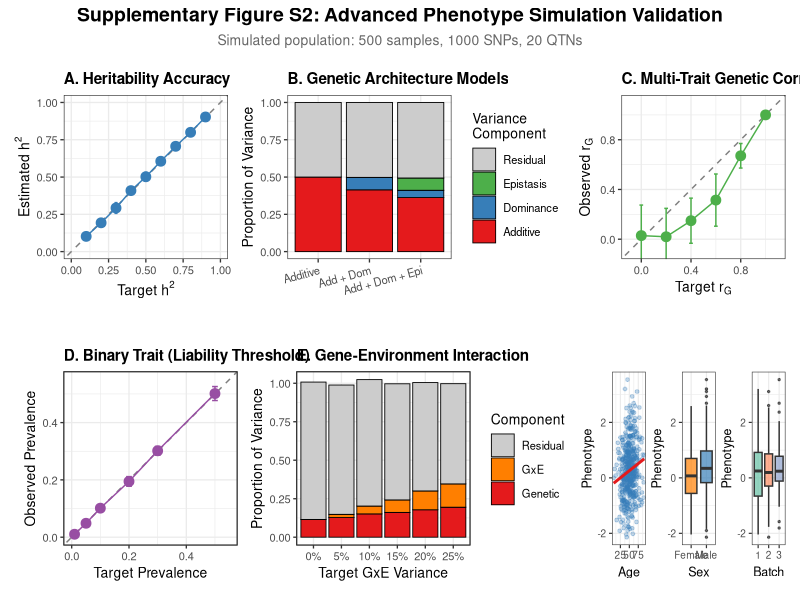
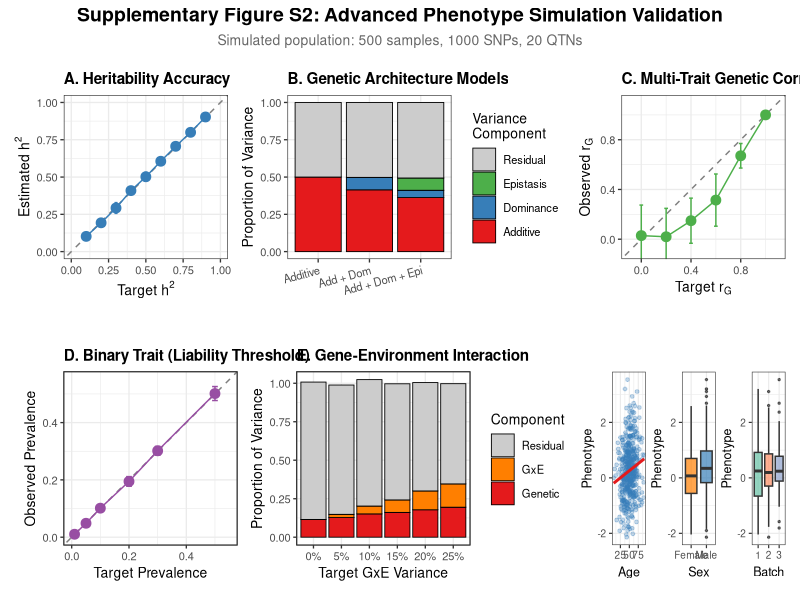

Reproduce these figures in R, in order.
#!/usr/bin/env Rscript
# =============================================================================
# Supplementary Figure S2: Advanced Phenotype Simulation Validation
# =============================================================================
#
# Validates phenotype simulation capabilities including:
#   A: Heritability accuracy (simulated vs target h²)
#   B: Genetic architecture comparison (A, AD, ADE models)
#   C: Multi-trait genetic correlations
#   D: Binary trait liability threshold model
#   E: Gene-environment interaction variance decomposition
#   F: Covariate effects validation
#
# Usage: Rscript scripts/paper_fig/figS2_phenotype_simulation.R
# =============================================================================

library(ggplot2)
library(patchwork)
library(data.table)

# Output directory
out_dir <- "scripts/paper_fig/output"
dir.create(out_dir, showWarnings = FALSE, recursive = TRUE)

cat("=== Supplementary Figure S2: Phenotype Simulation Validation ===\n")

set.seed(42)

# =============================================================================
# Simulation Parameters
# =============================================================================

n_samples <- 500
n_snps <- 1000
n_qtn <- 20  # Causal variants

cat("Simulating genotypes...\n")
cat("  Samples:", n_samples, "\n")
cat("  SNPs:", n_snps, "\n")
cat("  QTNs:", n_qtn, "\n\n")

# Generate random genotype matrix (0, 1, 2)
# MAF drawn from Beta(0.8, 0.8) - U-shaped distribution
maf <- rbeta(n_snps, 0.8, 0.8)
maf <- pmax(0.05, pmin(0.5, maf))  # Constrain MAF

G <- matrix(0, n_samples, n_snps)
for (j in 1:n_snps) {
  G[, j] <- rbinom(n_samples, 2, maf[j])
}

# Select QTNs
qtn_idx <- sample(1:n_snps, n_qtn)

# =============================================================================
# Panel A: Heritability Validation
# =============================================================================

cat("Panel A: Heritability validation...\n")

simulate_phenotype_h2 <- function(G, qtn_idx, target_h2, effect_sd = 0.5) {
  n <- nrow(G)
  n_qtn <- length(qtn_idx)

  # Generate effects
  effects <- rnorm(n_qtn, 0, effect_sd)

  # Genetic values
  G_qtn <- G[, qtn_idx]
  g <- as.numeric(G_qtn %*% effects)

  # Scale to achieve target h²
  var_g <- var(g)
  if (var_g == 0) var_g <- 1

  # Residual variance to achieve h²
  var_e <- var_g * (1 - target_h2) / target_h2
  e <- rnorm(n, 0, sqrt(var_e))

  # Phenotype
  y <- g + e

  # Estimate h² (regression-based approximation)
  grm_diag <- diag(tcrossprod(scale(G_qtn))) / n_qtn
  # Simple estimate: correlation between genetic value and phenotype
  h2_est <- cor(g, y)^2

  list(y = y, g = g, h2_target = target_h2, h2_estimated = h2_est)
}

# Test multiple heritability levels
h2_levels <- c(0.1, 0.2, 0.3, 0.4, 0.5, 0.6, 0.7, 0.8, 0.9)
h2_results <- data.frame()

for (h2 in h2_levels) {
  for (rep in 1:10) {
    result <- simulate_phenotype_h2(G, qtn_idx, h2)
    h2_results <- rbind(h2_results, data.frame(
      target = h2,
      estimated = result$h2_estimated,
      rep = rep
    ))
  }
}

# Summarize
h2_summary <- aggregate(estimated ~ target, h2_results,
                        function(x) c(mean = mean(x), sd = sd(x)))
h2_summary <- do.call(data.frame, h2_summary)
names(h2_summary) <- c("target", "mean", "sd")

panel_a <- ggplot(h2_summary, aes(x = target, y = mean)) +
  geom_abline(slope = 1, intercept = 0, linetype = "dashed", color = "gray50") +
  geom_errorbar(aes(ymin = mean - sd, ymax = mean + sd), width = 0.02, color = "#377EB8") +
  geom_point(size = 3, color = "#377EB8") +
  geom_line(color = "#377EB8") +
  labs(
    title = "A. Heritability Accuracy",
    x = expression("Target h"^2),
    y = expression("Estimated h"^2)
  ) +
  theme_bw(base_size = 10) +
  theme(plot.title = element_text(face = "bold", size = 11)) +
  coord_fixed(xlim = c(0, 1), ylim = c(0, 1))

cat("  Mean absolute error:", round(mean(abs(h2_summary$mean - h2_summary$target)), 3), "\n")

# =============================================================================
# Panel B: Genetic Architecture Comparison
# =============================================================================

cat("\nPanel B: Genetic architecture comparison...\n")

# Additive model
simulate_additive <- function(G, qtn_idx, h2 = 0.5) {
  effects <- rnorm(length(qtn_idx), 0, 0.5)
  g <- as.numeric(G[, qtn_idx] %*% effects)
  var_e <- var(g) * (1 - h2) / h2
  y <- g + rnorm(nrow(G), 0, sqrt(var_e))
  list(y = y, var_a = var(g), var_d = 0, var_e = var_e, model = "Additive")
}

# Additive + Dominance model
simulate_add_dom <- function(G, qtn_idx, h2 = 0.5, dom_ratio = 0.3) {
  n_qtn <- length(qtn_idx)
  add_effects <- rnorm(n_qtn, 0, 0.5)
  dom_effects <- rnorm(n_qtn, 0, 0.3)

  G_qtn <- G[, qtn_idx]

  # Additive component
  g_add <- as.numeric(G_qtn %*% add_effects)

  # Dominance component (1 for heterozygotes)
  D <- (G_qtn == 1) * 1
  g_dom <- as.numeric(D %*% dom_effects)

  g <- g_add + g_dom
  var_e <- var(g) * (1 - h2) / h2
  y <- g + rnorm(nrow(G), 0, sqrt(var_e))

  list(y = y, var_a = var(g_add), var_d = var(g_dom), var_e = var_e, model = "Add + Dom")
}

# Additive + Dominance + Epistasis model
simulate_full <- function(G, qtn_idx, h2 = 0.5) {
  n_qtn <- length(qtn_idx)
  add_effects <- rnorm(n_qtn, 0, 0.4)
  dom_effects <- rnorm(n_qtn, 0, 0.2)

  G_qtn <- G[, qtn_idx]

  # Additive
  g_add <- as.numeric(G_qtn %*% add_effects)

  # Dominance
  D <- (G_qtn == 1) * 1
  g_dom <- as.numeric(D %*% dom_effects)

  # Epistasis (pairwise interactions, first 5 pairs)
  n_epi <- min(5, floor(n_qtn / 2))
  g_epi <- numeric(nrow(G))
  epi_effects <- rnorm(n_epi, 0, 0.2)
  for (i in 1:n_epi) {
    j1 <- 2 * i - 1
    j2 <- 2 * i
    g_epi <- g_epi + G_qtn[, j1] * G_qtn[, j2] * epi_effects[i]
  }

  g <- g_add + g_dom + g_epi
  var_e <- var(g) * (1 - h2) / h2
  y <- g + rnorm(nrow(G), 0, sqrt(var_e))

  list(y = y, var_a = var(g_add), var_d = var(g_dom), var_i = var(g_epi),
       var_e = var_e, model = "Add + Dom + Epi")
}

# Run simulations
arch_results <- list()
for (rep in 1:20) {
  arch_results[[length(arch_results) + 1]] <- simulate_additive(G, qtn_idx)
  arch_results[[length(arch_results) + 1]] <- simulate_add_dom(G, qtn_idx)
  arch_results[[length(arch_results) + 1]] <- simulate_full(G, qtn_idx)
}

# Extract variance components
var_data <- data.frame()
for (res in arch_results) {
  var_total <- res$var_a + ifelse(is.null(res$var_d), 0, res$var_d) +
               ifelse(is.null(res$var_i), 0, res$var_i) + res$var_e
  var_data <- rbind(var_data, data.frame(
    model = res$model,
    component = "Additive",
    variance = res$var_a / var_total
  ))
  if (!is.null(res$var_d) && res$var_d > 0) {
    var_data <- rbind(var_data, data.frame(
      model = res$model,
      component = "Dominance",
      variance = res$var_d / var_total
    ))
  }
  if (!is.null(res$var_i) && res$var_i > 0) {
    var_data <- rbind(var_data, data.frame(
      model = res$model,
      component = "Epistasis",
      variance = res$var_i / var_total
    ))
  }
  var_data <- rbind(var_data, data.frame(
    model = res$model,
    component = "Residual",
    variance = res$var_e / var_total
  ))
}

# Summarize
var_summary <- aggregate(variance ~ model + component, var_data, mean)
var_summary$component <- factor(var_summary$component,
                                 levels = c("Residual", "Epistasis", "Dominance", "Additive"))
var_summary$model <- factor(var_summary$model,
                            levels = c("Additive", "Add + Dom", "Add + Dom + Epi"))

panel_b <- ggplot(var_summary, aes(x = model, y = variance, fill = component)) +
  geom_bar(stat = "identity", position = "stack", color = "black", linewidth = 0.3) +
  scale_fill_manual(values = c("Additive" = "#E41A1C", "Dominance" = "#377EB8",
                                "Epistasis" = "#4DAF4A", "Residual" = "#CCCCCC"),
                    name = "Variance\nComponent") +
  labs(
    title = "B. Genetic Architecture Models",
    x = "",
    y = "Proportion of Variance"
  ) +
  theme_bw(base_size = 10) +
  theme(
    plot.title = element_text(face = "bold", size = 11),
    axis.text.x = element_text(angle = 15, hjust = 1),
    legend.position = "right"
  ) +
  coord_cartesian(ylim = c(0, 1))

# =============================================================================
# Panel C: Multi-Trait Genetic Correlations
# =============================================================================

cat("Panel C: Multi-trait correlations...\n")

simulate_multi_trait <- function(G, qtn_idx, n_traits = 3, target_rg = 0.5, h2 = 0.5) {
  n <- nrow(G)
  n_qtn <- length(qtn_idx)
  G_qtn <- G[, qtn_idx]

  # Shared and trait-specific effects
  # rg controls the correlation of genetic effects
  shared_effects <- rnorm(n_qtn, 0, 0.5)

  Y <- matrix(0, n, n_traits)
  G_vals <- matrix(0, n, n_traits)

  for (t in 1:n_traits) {
    # Mix of shared and trait-specific
    trait_effects <- target_rg * shared_effects + sqrt(1 - target_rg^2) * rnorm(n_qtn, 0, 0.5)
    g <- as.numeric(G_qtn %*% trait_effects)
    G_vals[, t] <- g

    var_e <- var(g) * (1 - h2) / h2
    Y[, t] <- g + rnorm(n, 0, sqrt(var_e))
  }

  list(Y = Y, G = G_vals, target_rg = target_rg)
}

# Test different genetic correlations
rg_levels <- c(0, 0.2, 0.4, 0.6, 0.8, 1.0)
rg_results <- data.frame()

for (rg in rg_levels) {
  for (rep in 1:10) {
    result <- simulate_multi_trait(G, qtn_idx, n_traits = 3, target_rg = rg)

    # Calculate observed genetic correlation (between genetic values)
    obs_rg_12 <- cor(result$G[, 1], result$G[, 2])
    obs_rg_13 <- cor(result$G[, 1], result$G[, 3])
    obs_rg_23 <- cor(result$G[, 2], result$G[, 3])

    rg_results <- rbind(rg_results, data.frame(
      target_rg = rg,
      observed_rg = c(obs_rg_12, obs_rg_13, obs_rg_23),
      pair = c("Trait 1-2", "Trait 1-3", "Trait 2-3"),
      rep = rep
    ))
  }
}

rg_summary <- aggregate(observed_rg ~ target_rg, rg_results,
                        function(x) c(mean = mean(x), sd = sd(x)))
rg_summary <- do.call(data.frame, rg_summary)
names(rg_summary) <- c("target", "mean", "sd")

panel_c <- ggplot(rg_summary, aes(x = target, y = mean)) +
  geom_abline(slope = 1, intercept = 0, linetype = "dashed", color = "gray50") +
  geom_errorbar(aes(ymin = mean - sd, ymax = mean + sd), width = 0.03, color = "#4DAF4A") +
  geom_point(size = 3, color = "#4DAF4A") +
  geom_line(color = "#4DAF4A") +
  labs(
    title = "C. Multi-Trait Genetic Correlation",
    x = expression("Target r"[G]),
    y = expression("Observed r"[G])
  ) +
  theme_bw(base_size = 10) +
  theme(plot.title = element_text(face = "bold", size = 11)) +
  coord_fixed(xlim = c(-0.1, 1.1), ylim = c(-0.1, 1.1))

# =============================================================================
# Panel D: Binary Trait - Liability Threshold Model
# =============================================================================

cat("Panel D: Binary trait validation...\n")

simulate_binary_liability <- function(G, qtn_idx, prevalence = 0.1, h2_liability = 0.5) {
  n <- nrow(G)
  n_qtn <- length(qtn_idx)

  effects <- rnorm(n_qtn, 0, 0.5)
  G_qtn <- G[, qtn_idx]
  g <- as.numeric(G_qtn %*% effects)

  # Scale genetic component
  g <- scale(g)[, 1] * sqrt(h2_liability)

  # Add environmental component
  e <- rnorm(n, 0, sqrt(1 - h2_liability))

  # Liability
  liability <- g + e

  # Threshold
  threshold <- qnorm(1 - prevalence)
  case_status <- as.integer(liability > threshold)

  # Observed prevalence
  obs_prev <- mean(case_status)

  list(case = case_status, liability = liability, threshold = threshold,
       target_prev = prevalence, observed_prev = obs_prev)
}

# Test different prevalences
prev_levels <- c(0.01, 0.05, 0.10, 0.20, 0.30, 0.50)
prev_results <- data.frame()

for (prev in prev_levels) {
  for (rep in 1:20) {
    result <- simulate_binary_liability(G, qtn_idx, prevalence = prev)
    prev_results <- rbind(prev_results, data.frame(
      target = prev,
      observed = result$observed_prev,
      rep = rep
    ))
  }
}

prev_summary <- aggregate(observed ~ target, prev_results,
                          function(x) c(mean = mean(x), sd = sd(x)))
prev_summary <- do.call(data.frame, prev_summary)
names(prev_summary) <- c("target", "mean", "sd")

panel_d <- ggplot(prev_summary, aes(x = target, y = mean)) +
  geom_abline(slope = 1, intercept = 0, linetype = "dashed", color = "gray50") +
  geom_errorbar(aes(ymin = mean - sd, ymax = mean + sd), width = 0.02, color = "#984EA3") +
  geom_point(size = 3, color = "#984EA3") +
  geom_line(color = "#984EA3") +
  labs(
    title = "D. Binary Trait (Liability Threshold)",
    x = "Target Prevalence",
    y = "Observed Prevalence"
  ) +
  theme_bw(base_size = 10) +
  theme(plot.title = element_text(face = "bold", size = 11)) +
  coord_fixed(xlim = c(0, 0.55), ylim = c(0, 0.55))

# =============================================================================
# Panel E: Gene-Environment Interaction
# =============================================================================

cat("Panel E: Gene-environment interaction...\n")

simulate_gxe <- function(G, qtn_idx, h2 = 0.3, gxe_var = 0.1, env_type = "continuous") {
  n <- nrow(G)
  n_qtn <- length(qtn_idx)

  # Genetic effects
  effects <- rnorm(n_qtn, 0, 0.5)
  G_qtn <- G[, qtn_idx]
  g <- as.numeric(G_qtn %*% effects)
  g <- scale(g)[, 1]

  # Environment
  if (env_type == "continuous") {
    E <- rnorm(n)
  } else {
    E <- rbinom(n, 1, 0.5)
    E <- scale(E)[, 1]
  }

  # GxE interaction
  gxe <- g * E * sqrt(gxe_var)

  # Residual (what's left after G and GxE)
  total_genetic_var <- h2 + gxe_var
  var_e <- (1 - total_genetic_var) / total_genetic_var * (var(g) + var(gxe))
  e <- rnorm(n, 0, sqrt(max(0.1, var_e)))

  # Phenotype
  y <- g * sqrt(h2) + gxe + e

  # Variance decomposition
  var_total <- var(y)

  list(
    var_g = var(g * sqrt(h2)) / var_total,
    var_gxe = var(gxe) / var_total,
    var_e = var(e) / var_total,
    target_gxe = gxe_var
  )
}

# Test different GxE variances
gxe_levels <- c(0, 0.05, 0.10, 0.15, 0.20, 0.25)
gxe_results <- data.frame()

for (gxe_var in gxe_levels) {
  for (rep in 1:20) {
    result <- simulate_gxe(G, qtn_idx, h2 = 0.3, gxe_var = gxe_var)
    gxe_results <- rbind(gxe_results, data.frame(
      target = gxe_var,
      var_g = result$var_g,
      var_gxe = result$var_gxe,
      var_e = result$var_e,
      rep = rep
    ))
  }
}

# Reshape for stacked bar
gxe_long <- data.frame()
for (gxe_var in gxe_levels) {
  subset_data <- gxe_results[gxe_results$target == gxe_var, ]
  gxe_long <- rbind(gxe_long, data.frame(
    target = gxe_var,
    component = "Genetic",
    variance = mean(subset_data$var_g)
  ))
  gxe_long <- rbind(gxe_long, data.frame(
    target = gxe_var,
    component = "GxE",
    variance = mean(subset_data$var_gxe)
  ))
  gxe_long <- rbind(gxe_long, data.frame(
    target = gxe_var,
    component = "Residual",
    variance = mean(subset_data$var_e)
  ))
}

gxe_long$component <- factor(gxe_long$component, levels = c("Residual", "GxE", "Genetic"))
gxe_long$target_label <- paste0(gxe_long$target * 100, "%")

panel_e <- ggplot(gxe_long, aes(x = factor(target), y = variance, fill = component)) +
  geom_bar(stat = "identity", position = "stack", color = "black", linewidth = 0.3) +
  scale_fill_manual(values = c("Genetic" = "#E41A1C", "GxE" = "#FF7F00", "Residual" = "#CCCCCC"),
                    name = "Component") +
  scale_x_discrete(labels = paste0(gxe_levels * 100, "%")) +
  labs(
    title = "E. Gene-Environment Interaction",
    x = "Target GxE Variance",
    y = "Proportion of Variance"
  ) +
  theme_bw(base_size = 10) +
  theme(
    plot.title = element_text(face = "bold", size = 11),
    legend.position = "right"
  )

# =============================================================================
# Panel F: Covariate Effects
# =============================================================================

cat("Panel F: Covariate effects...\n")

simulate_with_covariates <- function(G, qtn_idx, h2 = 0.4,
                                      age_effect = 0.1, sex_effect = 0.3,
                                      batch_var = 0.05, n_batches = 3) {
  n <- nrow(G)
  n_qtn <- length(qtn_idx)

  # Genetic component
  effects <- rnorm(n_qtn, 0, 0.5)
  G_qtn <- G[, qtn_idx]
  g <- as.numeric(G_qtn %*% effects)
  g <- scale(g)[, 1] * sqrt(h2)

  # Covariates
  age <- rnorm(n, 50, 15)
  age_scaled <- scale(age)[, 1]

  sex <- rbinom(n, 1, 0.5)

  batch <- sample(1:n_batches, n, replace = TRUE)
  batch_effects <- rnorm(n_batches, 0, sqrt(batch_var))

  # Covariate contributions
  cov_contrib <- age_scaled * age_effect + sex * sex_effect + batch_effects[batch]

  # Residual
  var_remaining <- 1 - h2 - age_effect^2 - sex_effect^2 * 0.25 - batch_var
  e <- rnorm(n, 0, sqrt(max(0.1, var_remaining)))

  # Phenotype
  y <- g + cov_contrib + e

  # Return data for plotting
  data.frame(
    y = y,
    g = g,
    age = age,
    sex = factor(sex, labels = c("Female", "Male")),
    batch = factor(batch)
  )
}

# Generate data with covariates
cov_data <- simulate_with_covariates(G, qtn_idx)

# Create subplot showing covariate effects
p_age <- ggplot(cov_data, aes(x = age, y = y)) +
  geom_point(alpha = 0.3, size = 1, color = "#377EB8") +
  geom_smooth(method = "lm", color = "#E41A1C", se = FALSE) +
  labs(x = "Age", y = "Phenotype") +
  theme_bw(base_size = 9) +
  theme(plot.margin = margin(2, 2, 2, 2))

p_sex <- ggplot(cov_data, aes(x = sex, y = y, fill = sex)) +
  geom_boxplot(alpha = 0.7, outlier.size = 0.5) +
  scale_fill_manual(values = c("#FF7F00", "#377EB8")) +
  labs(x = "Sex", y = "Phenotype") +
  theme_bw(base_size = 9) +
  theme(legend.position = "none", plot.margin = margin(2, 2, 2, 2))

p_batch <- ggplot(cov_data, aes(x = batch, y = y, fill = batch)) +
  geom_boxplot(alpha = 0.7, outlier.size = 0.5) +
  scale_fill_brewer(palette = "Set2") +
  labs(x = "Batch", y = "Phenotype") +
  theme_bw(base_size = 9) +
  theme(legend.position = "none", plot.margin = margin(2, 2, 2, 2))

panel_f <- (p_age | p_sex | p_batch) +
  plot_annotation(title = "F. Covariate Effects",
                  theme = theme(plot.title = element_text(face = "bold", size = 11)))

# =============================================================================
# Combine Panels
# =============================================================================

cat("\nCombining panels...\n")

# Layout: 2 rows x 3 columns
fig_s2 <- (panel_a | panel_b | panel_c) / (panel_d | panel_e | panel_f) +
  plot_annotation(
    title = "Supplementary Figure S2: Advanced Phenotype Simulation Validation",
    subtitle = sprintf("Simulated population: %d samples, %d SNPs, %d QTNs", n_samples, n_snps, n_qtn),
    theme = theme(
      plot.title = element_text(face = "bold", size = 14, hjust = 0.5),
      plot.subtitle = element_text(size = 10, hjust = 0.5, color = "gray40")
    )
  )

# Save
ggsave(file.path(out_dir, "figS2_phenotype_simulation.pdf"), fig_s2,
       width = 14, height = 10, dpi = 300)
ggsave(file.path(out_dir, "figS2_phenotype_simulation.png"), fig_s2,
       width = 14, height = 10, dpi = 300)

cat("\nFigure S2 saved to:\n")
cat("  ", file.path(out_dir, "figS2_phenotype_simulation.pdf"), "\n")
cat("  ", file.path(out_dir, "figS2_phenotype_simulation.png"), "\n")

# =============================================================================
# Save Source Data
# =============================================================================

write.csv(h2_results, file.path(out_dir, "figS2_source_heritability.csv"), row.names = FALSE)
write.csv(var_data, file.path(out_dir, "figS2_source_architecture.csv"), row.names = FALSE)
write.csv(rg_results, file.path(out_dir, "figS2_source_correlation.csv"), row.names = FALSE)
write.csv(prev_results, file.path(out_dir, "figS2_source_binary.csv"), row.names = FALSE)
write.csv(gxe_results, file.path(out_dir, "figS2_source_gxe.csv"), row.names = FALSE)

cat("\nSource data saved.\n")
cat("\n=== Done ===\n")
